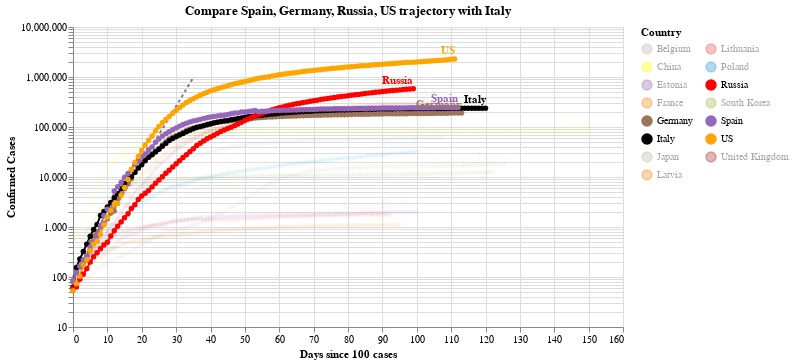

Source (notebook cell):
### Code cell
#hide_input
chart2 = make_since_chart(dff2, ['Spain', 'Germany','Russia', 'US'], baseline_countries)
chart2

### Figure 1 — Vega-Lite specification as saved in the notebook (floating-point values rounded to 4 significant figures; data arrays with more than 128 entries replaced by an {"elided": "..."} marker saying what was removed)
{"config": {"view": {"continuousWidth": 400, "continuousHeight": 300}}, "layer": [{"data": {"name": "data-628230001892d6798b50651be41d1b3e"}, "mark": {"type": "line", "color": "black", "opacity": 0.5, "strokeDash": [3, 3]}, "encoding": {"x": {"type": "quantitative", "field": "Days since 100 cases"}, "y": {"type": "quantitative", "field": "Confirmed Cases"}}}, {"data": {"name": "data-41b66d675a17fabc252d02bb6f4d8c85"}, "mark": {"type": "line", "point": true}, "encoding": {"color": {"type": "nominal", "field": "Country", "legend": {"columns": 2}, "scale": {"domain": ["Belgium", "China", "Estonia", "France", "Germany", "Italy", "Japan", "Latvia", "Lithuania", "Poland", "Russia", "South Korea", "Spain", "US", "United Kingdom"], "range": ["#C1B7AD", "yellow", "#9467bd", "#F58518", "#9D755D", "black", "#C1B7AD", "#F58518", "#E45756", "#2495D3", "red", "#A1BA59", "#9467bd", "orange", "brown"]}}, "opacity": {"condition": {"value": 1, "selection": "selector003"}, "value": 0.05}, "tooltip": [{"type": "nominal", "field": "Country"}, {"type": "temporal", "field": "Date"}, {"type": "quantitative", "field": "Confirmed Cases"}, {"type": "quantitative", "field": "Days since 100 cases"}], "x": {"type": "quantitative", "field": "Days since 100 cases"}, "y": {"type": "quantitative", "field": "Confirmed Cases", "scale": {"type": "log"}}}, "selection": {"selector003": {"type": "multi", "fields": ["Country"], "bind": "legend", "init": [{"Country": "Spain"}, {"Country": "Germany"}, {"Country": "Russia"}, {"Country": "US"}, {"Country": "Italy"}]}}, "width": 550}, {"data": {"name": "data-41b66d675a17fabc252d02bb6f4d8c85"}, "mark": {"type": "text", "align": "right", "dy": -8, "fontWeight": "bold"}, "encoding": {"color": {"type": "nominal", "field": "Country", "legend": {"columns": 2}, "scale": {"domain": ["Belgium", "China", "Estonia", "France", "Germany", "Italy", "Japan", "Latvia", "Lithuania", "Poland", "Russia", "South Korea", "Spain", "US", "United Kingdom"], "range": ["#C1B7AD", "yellow", "#9467bd", "#F58518", "#9D755D", "black", "#C1B7AD", "#F58518", "#E45756", "#2495D3", "red", "#A1BA59", "#9467bd", "orange", "brown"]}}, "opacity": {"condition": {"value": 1, "selection": "selector003"}, "value": 0.05}, "text": {"type": "nominal", "field": "Country"}, "tooltip": [{"type": "nominal", "field": "Country"}, {"type": "temporal", "field": "Date"}, {"type": "quantitative", "field": "Confirmed Cases"}, {"type": "quantitative", "field": "Days since 100 cases"}], "x": {"type": "quantitative", "field": "Days since 100 cases"}, "y": {"type": "quantitative", "field": "Confirmed Cases", "scale": {"type": "log"}}}, "transform": [{"filter": "(datum['Date'] >= 1592697600000)"}], "width": 550}], "title": "Compare Spain, Germany, Russia, US trajectory with Italy", "$schema": "https://vega.github.io/schema/vega-lite/v4.0.2.json", "datasets": {"data-628230001892d6798b50651be41d1b3e": [{"Days since 100 cases": 0, "Confirmed Cases": 100.0}, {"Days since 100 cases": 1, "Confirmed Cases": 130.0}, {"Days since 100 cases": 2, "Confirmed Cases": 169.0}, {"Days since 100 cases": 3, "Confirmed Cases": 219.7}, {"Days since 100 cases": 4, "Confirmed Cases": 285.6}, {"Days since 100 cases": 5, "Confirmed Cases": 371.3}, {"Days since 100 cases": 6, "Confirmed Cases": 482.7}, {"Days since 100 cases": 7, "Confirmed Cases": 627.5}, {"Days since 100 cases": 8, "Confirmed Cases": 815.7}, {"Days since 100 cases": 9, "Confirmed Cases": 1060.0}, {"Days since 100 cases": 10, "Confirmed Cases": 1379.0}, {"Days since 100 cases": 11, "Confirmed Cases": 1792.0}, {"Days since 100 cases": 12, "Confirmed Cases": 2330.0}, {"Days since 100 cases": 13, "Confirmed Cases": 3029.0}, {"Days since 100 cases": 14, "Confirmed Cases": 3937.0}, {"Days since 100 cases": 15, "Confirmed Cases": 5119.0}, {"Days since 100 cases": 16, "Confirmed Cases": 6654.0}, {"Days since 100 cases": 17, "Confirmed Cases": 8650.0}, {"Days since 100 cases": 18, "Confirmed Cases": 11250.0}, {"Days since 100 cases": 19, "Confirmed Cases": 14620.0}, {"Days since 100 cases": 20, "Confirmed Cases": 19000.0}, {"Days since 100 cases": 21, "Confirmed Cases": 24710.0}, {"Days since 100 cases": 22, "Confirmed Cases": 32120.0}, {"Days since 100 cases": 23, "Confirmed Cases": 41750.0}, {"Days since 100 cases": 24, "Confirmed Cases": 54280.0}, {"Days since 100 cases": 25, "Confirmed Cases": 70560.0}, {"Days since 100 cases": 26, "Confirmed Cases": 91730.0}, {"Days since 100 cases": 27, "Confirmed Cases": 119300.0}, {"Days since 100 cases": 28, "Confirmed Cases": 155000.0}, {"Days since 100 cases": 29, "Confirmed Cases": 201500.0}, {"Days since 100 cases": 30, "Confirmed Cases": 262000.0}, {"Days since 100 cases": 31, "Confirmed Cases": 340600.0}, {"Days since 100 cases": 32, "Confirmed Cases": 442800.0}, {"Days since 100 cases": 33, "Confirmed Cases": 575600.0}, {"Days since 100 cases": 34, "Confirmed Cases": 748300.0}, {"Days since 100 cases": 35, "Confirmed Cases": 972800.0}], "data-41b66d675a17fabc252d02bb6f4d8c85": {"elided": "1688 records"}}}
